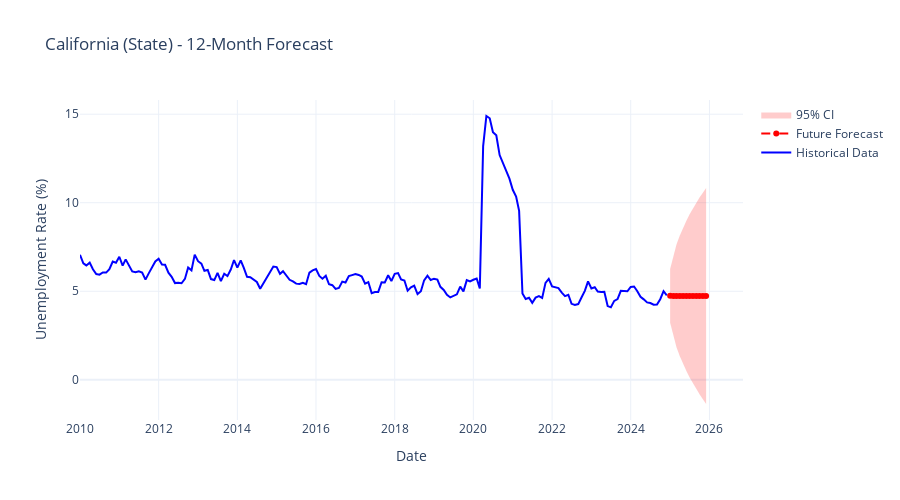

Notebook code cell kept with this figure:
### Markdown cell above
## 7. Future Forecast (Next 12 Months)

### Code cell
# ============================================================================ # FUTURE FORECAST (Next 12 Months) - Single State Mode Only # ============================================================================ if ANALYSIS_MODE == 'single-state': # Refit on full dataset for future forecast print(f"Refitting ARIMA model on full dataset for 12-month forecast - {SELECTED_STATE}...") arima_full = ARIMA(df_focus_single['value'], order=(1, 1, 1)) arima_full_results = arima_full.fit() # Forecast next 12 months future_forecast = arima_full_results.forecast(steps=T3_EMPLOYMENT_CONFIG['forecast_horizon']) future_ci = arima_full_results.get_forecast( steps=T3_EMPLOYMENT_CONFIG['forecast_horizon'] ).conf_int() # Create future dates last_date = df_focus_single.index[-1] future_dates = pd.date_range( start=last_date + pd.DateOffset(months=1), periods=T3_EMPLOYMENT_CONFIG['forecast_horizon'], freq='MS' ) # Visualize future forecast fig5 = go.Figure() # Historical data (last 36 months for context) recent_history = df_focus_single.iloc[-36:] fig5.add_trace(go.Scatter( x=recent_history.index, y=recent_history['value'], mode='lines', name='Historical Data (Last 3 Years)', line=dict(color='#1f77b4', width=2) )) # Future forecast fig5.add_trace(go.Scatter( x=future_dates, y=future_forecast, mode='lines+markers', name='12-Month Forecast', line=dict(color='#d62728', width=3, dash='dash'), marker=dict(size=8, symbol='diamond') )) # Future confidence interval fig5.add_trace(go.Scatter( x=future_dates, y=future_ci.iloc[:, 1], mode='lines', line=dict(width=0), showlegend=False, hoverinfo='skip' )) fig5.add_trace(go.Scatter( x=future_dates, y=future_ci.iloc[:, 0], mode='lines', line=dict(width=0), fill='tonexty', fillcolor='rgba(214, 39, 40, 0.2)', name='95% Confidence Interval', hoverinfo='skip' )) fig5.update_layout( title=f'{SELECTED_STATE} - 12-Month Unemployment Rate Forecast', xaxis_title='Date', yaxis_title='Unemployment Rate (%)', template='plotly_white', height=600, hovermode='x unified', legend=dict( orientation="h", yanchor="bottom", y=1.02, xanchor="right", x=1 ) ) # Add vertical line at forecast start fig5.add_vline( x=last_date, line_dash="dot", line_color="gray", annotation_text="Forecast Start", annotation_position="top left" ) fig5.show() # Print forecast table forecast_df = pd.DataFrame({ 'Date': future_dates, 'Forecast': future_forecast, 'Lower 95% CI': future_ci.iloc[:, 0], 'Upper 95% CI': future_ci.iloc[:, 1], 'Range': future_ci.iloc[:, 1] - future_ci.iloc[:, 0] }) print(f"\n{'='*80}") print(f"12-MONTH UNEMPLOYMENT RATE FORECAST - {SELECTED_STATE}") print(f"{'='*80}\n") print(forecast_df.to_string(index=False, float_format='%.2f')) # Forecast insights forecast_trend = future_forecast.iloc[-1] - future_forecast.iloc[0] current_rate = df_focus_single['value'].iloc[-1] print(f"\n{'='*80}") print("FORECAST INSIGHTS") print(f"{'='*80}") print(f"Current unemployment rate: {current_rate:.2f}%") print(f"12-month forecast: {future_forecast.iloc[0]:.2f}% → {future_forecast.iloc[-1]:.2f}%") print(f"Expected change: {forecast_trend:+.2f} percentage points") print(f"Average uncertainty: ±{forecast_df['Range'].mean()/2:.2f}pp") if forecast_trend > 0.5: print(f"\nWARNING: Rising unemployment forecast") print(f" Consider proactive workforce development programs") elif forecast_trend < -0.5: print(f"\n Improving employment conditions forecast") print(f" Focus on skills development for tight labor market") else: print(f"\n→ Stable unemployment forecast") print(f" Maintain current labor market policies") else: print("WARNING: Future forecasting requires single-state mode") print(f"\nCurrently analyzing {len(states_to_analyze)} states in comparison mode.") print("\nTo generate 12-month forecasts:") print(" 1. Go back to Cell 16") print(" 2. Set SELECTED_STATE = 'XX' for your state of interest") print(" 3. Set SELECTED_STATES = None") print(" 4. Re-run from Cell 16 onwards")

### Figure 1 — Plotly figure (JSON) as saved in the notebook; plotly's stock layout.template omitted (floating-point values rounded to 4 significant figures; data arrays with more than 128 entries replaced by an {"elided": "..."} marker saying what was removed)
{"data": [{"line": {"color": "blue"}, "mode": "lines", "name": "Historical Data", "type": "scatter", "x": {"elided": "180 str values"}, "y": {"elided": "180 float values"}}, {"line": {"color": "red", "dash": "dash"}, "mode": "lines+markers", "name": "Future Forecast", "type": "scatter", "x": ["2025-01-01T00:00:00", "2025-02-01T00:00:00", "2025-03-01T00:00:00", "2025-04-01T00:00:00", "2025-05-01T00:00:00", "2025-06-01T00:00:00", "2025-07-01T00:00:00", "2025-08-01T00:00:00", "2025-09-01T00:00:00", "2025-10-01T00:00:00", "2025-11-01T00:00:00", "2025-12-01T00:00:00"], "y": [4.743, 4.737, 4.735, 4.735, 4.735, 4.735, 4.735, 4.735, 4.735, 4.735, 4.735, 4.735]}, {"line": {"width": 0}, "mode": "lines", "showlegend": false, "type": "scatter", "x": ["2025-01-01T00:00:00", "2025-02-01T00:00:00", "2025-03-01T00:00:00", "2025-04-01T00:00:00", "2025-05-01T00:00:00", "2025-06-01T00:00:00", "2025-07-01T00:00:00", "2025-08-01T00:00:00", "2025-09-01T00:00:00", "2025-10-01T00:00:00", "2025-11-01T00:00:00", "2025-12-01T00:00:00"], "y": [6.258, 7.034, 7.639, 8.144, 8.585, 8.981, 9.343, 9.678, 9.992, 10.29, 10.57, 10.84]}, {"fill": "tonexty", "fillcolor": "rgba(255,0,0,0.2)", "line": {"width": 0}, "mode": "lines", "name": "95% CI", "type": "scatter", "x": ["2025-01-01T00:00:00", "2025-02-01T00:00:00", "2025-03-01T00:00:00", "2025-04-01T00:00:00", "2025-05-01T00:00:00", "2025-06-01T00:00:00", "2025-07-01T00:00:00", "2025-08-01T00:00:00", "2025-09-01T00:00:00", "2025-10-01T00:00:00", "2025-11-01T00:00:00", "2025-12-01T00:00:00"], "y": [3.228, 2.439, 1.832, 1.326, 0.8848, 0.4891, 0.1273, -0.2081, -0.5221, -0.8184, -1.1, -1.368]}], "layout": {"height": 500, "hovermode": "x unified", "title": {"text": "California (State) - 12-Month Forecast"}, "xaxis": {"title": {"text": "Date"}}, "yaxis": {"title": {"text": "Unemployment Rate (%)"}}}}
